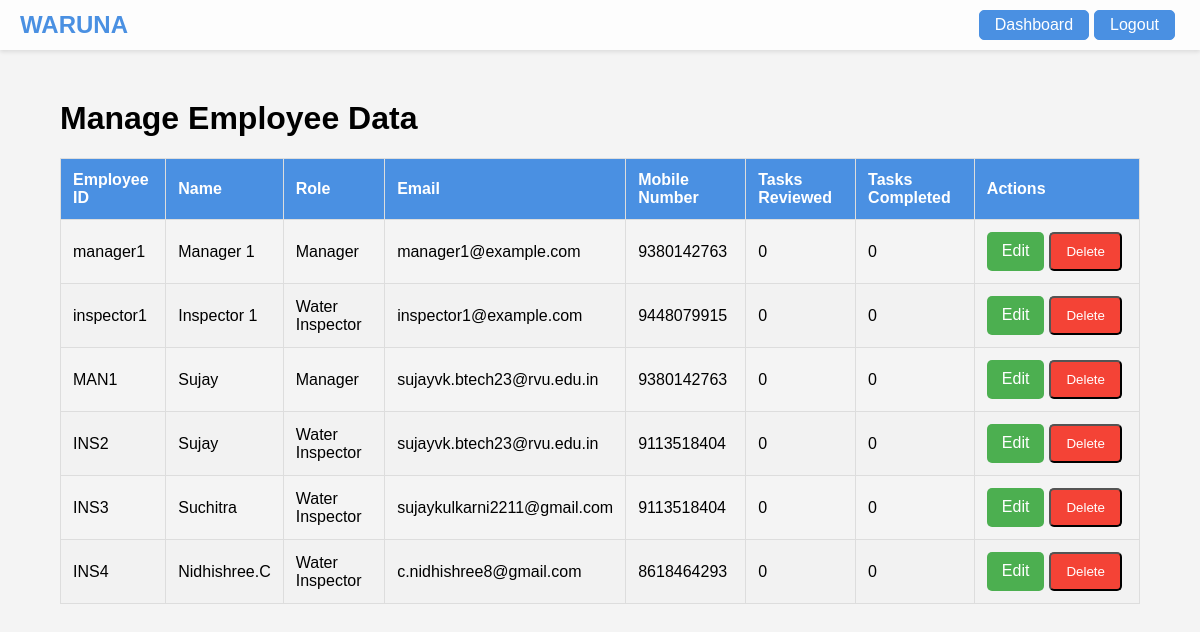
The app's page /manage_employees, older data.
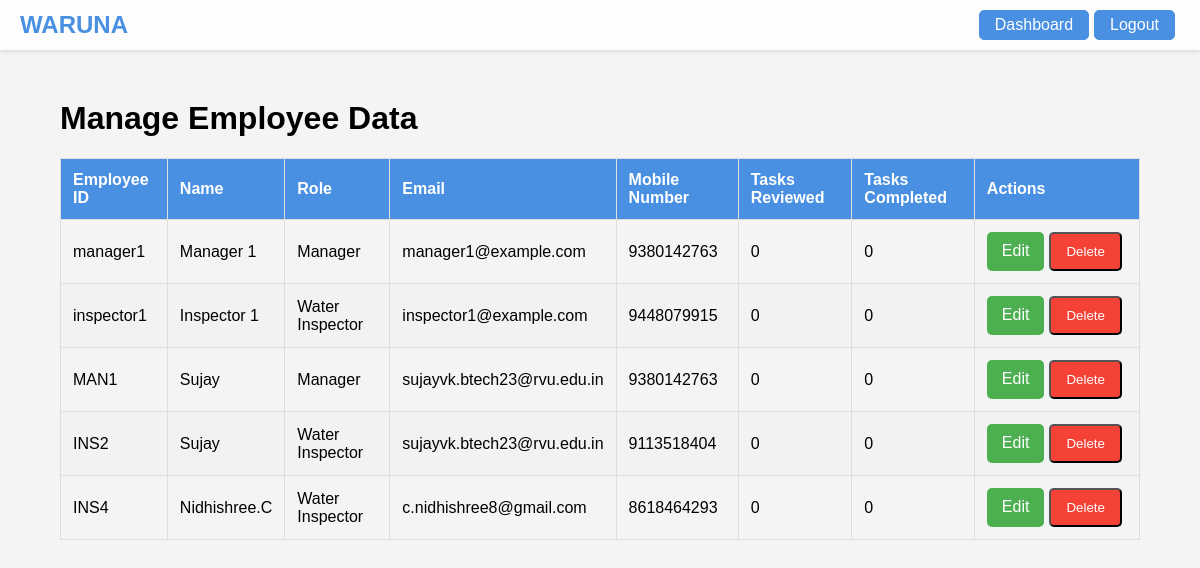
The same page, newer data.
### tables this page shows
CREATE TABLE employees
                 (employee_id TEXT PRIMARY KEY, name TEXT, password TEXT, role TEXT,
                 email TEXT, mobile_no TEXT, tasks_reviewed INTEGER DEFAULT 0,
                 tasks_completed INTEGER DEFAULT 0);

### app.py (the view)
@app.route('/manage_employees')
def manage_employees():
    conn = get_db_connection()
    c = conn.cursor()
    c.execute("SELECT employee_id, name, role, email, mobile_no, tasks_reviewed, tasks_completed FROM employees")
    employees = c.fetchall()
    conn.close()
    return render_template('manage_employees.html', employees=employees)

### app.py (called while the page is built)
def get_db_connection():
    conn = sqlite3.connect('waruna.db')
    conn.row_factory = sqlite3.Row
    return conn

### templates/manage_employees.html (shortened to what this page needs)
<!DOCTYPE html>
<html lang="en">
<head>
</head>
<body>
    <nav class="navbar">
        <a class="navbar-brand" href="#">WARUNA</a>
        <div class="boxes">
            <div class="login-box"><a class="nav-link" href="/dashboard">Dashboard</a></div>
            <div class="login-box"><a class="nav-link" href="/logout">Logout</a></div>
        </div>
    </nav>
    <div class="container">
        <h1>Manage Employee Data</h1>
        <table>
            <thead>
                <tr>
                    <th>Employee ID</th>
                    <th>Name</th>
                    <th>Role</th>
                    <th>Email</th>
                    <th>Mobile Number</th>
                    <th>Tasks Reviewed</th>
                    <th>Tasks Completed</th>
                    <th>Actions</th>
                </tr>
            </thead>
            <tbody>
                {% for employee in employees %}
                <tr>
                    <td>{{ employee[0] }}</td>
                    <td>{{ employee[1] }}</td>
                    <td>{{ employee[2] }}</td>
                    <td>{{ employee[3] }}</td>
                    <td>{{ employee[4] }}</td>
                    <td>{{ employee[5] }}</td>
                    <td>{{ employee[6] }}</td>
                    <td>
                        <div class="boxes">
                        <a class="btn btn-edit" href="{{ url_for('edit_employee_page', employee_id=employee[0]) }}">Edit</a>
                        <form action="{{ url_for('delete_employee', employee_id=employee.employee_id) }}" method="post" style="display:inline;">
                            <button type="submit" class="btn btn-delete">Delete</button>
                        </form>
                    </div>
                    </td>
                </tr>
                {% endfor %}
            </tbody>
        </table>
    </div>
</body>
</html>

### templates/manage_employees.html (style rules this page uses)
body { font-family: Arial, sans-serif; background-color: #f4f4f4; margin: 0; padding: 0; }
.navbar { background: rgba(255, 255, 255, 0.8); padding: 10px 20px; display: flex; justify-content: space-between; align-items: center; box-shadow: 0 2px 4px rgba(0, 0, 0, 0.1); }
.navbar-brand { font-weight: bold; color: #4A90E2; text-decoration: none; font-size: 1.5rem; }
.login-box { border: 1px solid #4A90E2; padding: 5px 15px; border-radius: 5px; background: #4A90E2; color: white; margin-right: 5px; }
.login-box a { color: white; text-decoration: none; }
.boxes { display: flex; }
.container { margin: 50px auto; width: 90%; max-width: 1200px; }
table { width: 100%; border-collapse: collapse; margin-bottom: 20px; }
table, th, td { border: 1px solid #ddd; }
th, td { padding: 12px; text-align: left; }
th { background-color: #4A90E2; color: white; }
tr:nth-child(even) { background-color: #f2f2f2; }
.btn { padding: 10px 15px; text-align: center; text-decoration: none; display: inline-block; border-radius: 5px; cursor: pointer; margin-right: 5px; }
.btn-edit { background-color: #4CAF50; color: white; }
.btn-delete { background-color: #f44336; color: white; }

Row changes from the older to the newer data that the page shows:
removed employees: employee_id "INS3", name "Suchitra", role "Water Inspector", email "sujaykulkarni2211@gmail.com", mobile_no "9113518404", tasks_reviewed "0", tasks_completed "0"
